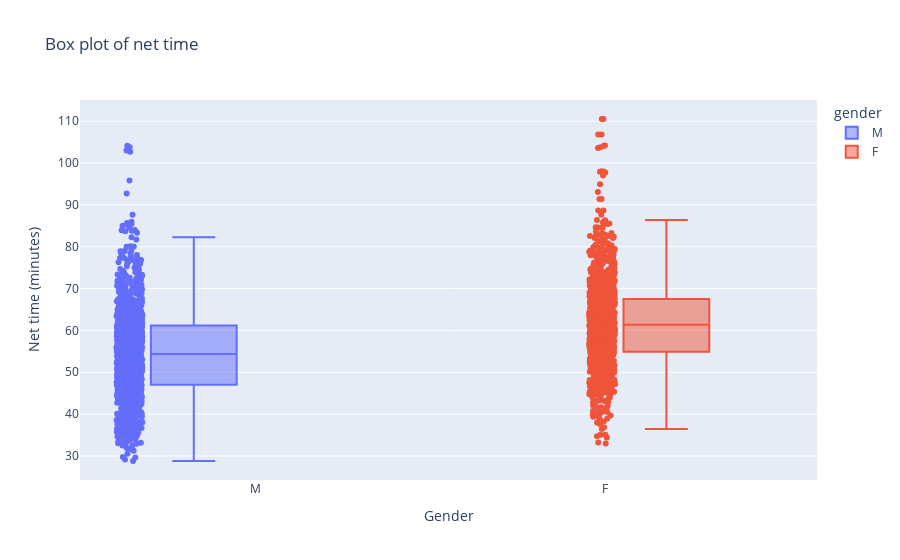

The cell this chart's notebook holds for it:
### Markdown cell above
### 3.1 side by side boxplots

### Code cell
fig = px.box(df, y='gun_s', x='gender',  color="gender", points="all",
             notched=False, # used notched shape
             title="Box plot of net time",

            )
fig.update_xaxes(title="Gender")
fig.update_yaxes(title="Net time (minutes)")
fig.update_traces(orientation='v') # horizontal box plots
fig.show()

### Figure 1 — Plotly figure (JSON) as saved in the notebook; plotly's stock layout.template omitted (floating-point values rounded to 4 significant figures; data arrays with more than 128 entries replaced by an {"elided": "..."} marker saying what was removed)
{"data": [{"alignmentgroup": "True", "boxpoints": "all", "hovertemplate": "gender=%{x}<br>gun_s=%{y}<extra></extra>", "legendgroup": "M", "marker": {"color": "#636efa"}, "name": "M", "notched": false, "offsetgroup": "M", "orientation": "v", "showlegend": true, "type": "box", "x": {"elided": "1263 str values"}, "x0": " ", "xaxis": "x", "y": {"elided": "1263 float values"}, "y0": " ", "yaxis": "y"}, {"alignmentgroup": "True", "boxpoints": "all", "hovertemplate": "gender=%{x}<br>gun_s=%{y}<extra></extra>", "legendgroup": "F", "marker": {"color": "#EF553B"}, "name": "F", "notched": false, "offsetgroup": "F", "orientation": "v", "showlegend": true, "type": "box", "x": {"elided": "1103 str values"}, "x0": " ", "xaxis": "x", "y": {"elided": "1103 float values"}, "y0": " ", "yaxis": "y"}], "layout": {"boxmode": "group", "legend": {"title": {"text": "gender"}, "tracegroupgap": 0}, "title": {"text": "Box plot of net time"}, "xaxis": {"anchor": "y", "categoryarray": ["M", "F"], "categoryorder": "array", "domain": [0, 1], "title": {"text": "Gender"}}, "yaxis": {"anchor": "x", "domain": [0, 1], "title": {"text": "Net time (minutes)"}}}}
